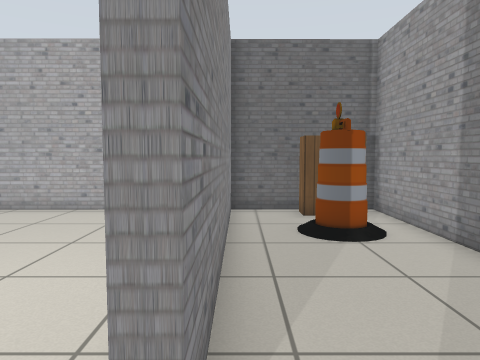
view 1 (above)

15 first-person views from a walk through a Gazebo world. The camera is 0.9 m above the floor, tilts 4° down and sees 70° across. The floor is counted in squares, 0.5 m on a side. Each view is taken from the middle of a square. On the plan, view 1 faces up. The plan holds only what a view shows up to about 17 squares ahead; the rest is blank. Robots are left out. Simple patterns stand in for the simulator's built-in surfaces. Some surface patterns are stand-ins.

view 2
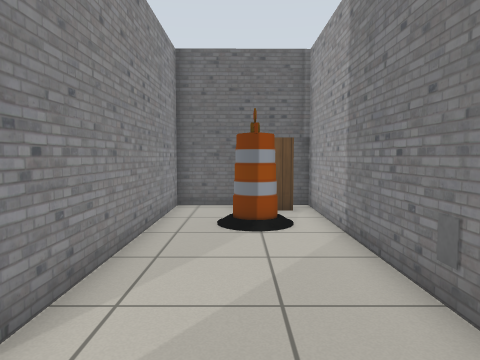

view 3
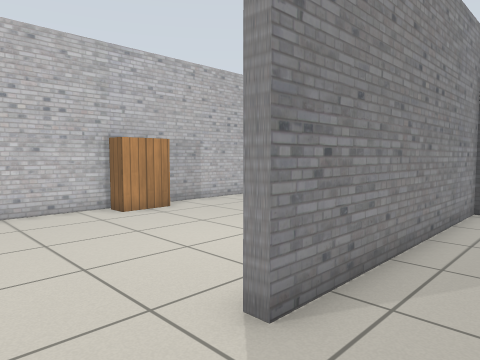

view 4
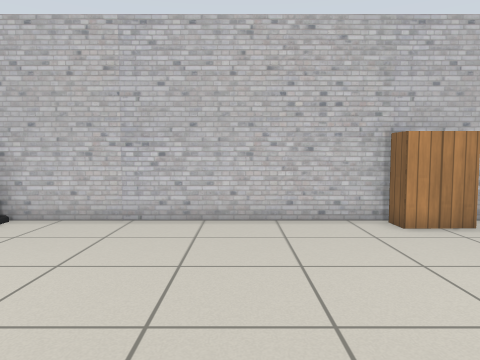

view 5
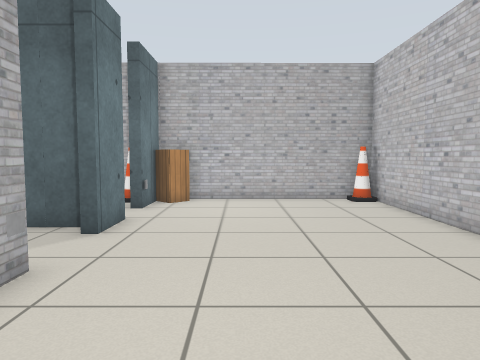

view 6
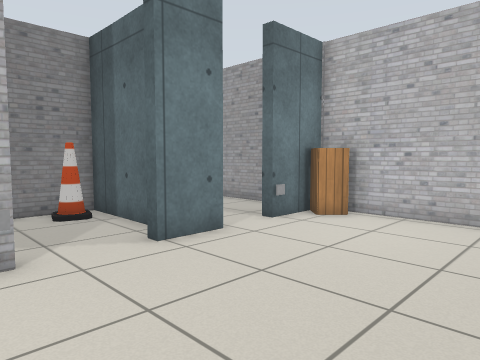

view 7
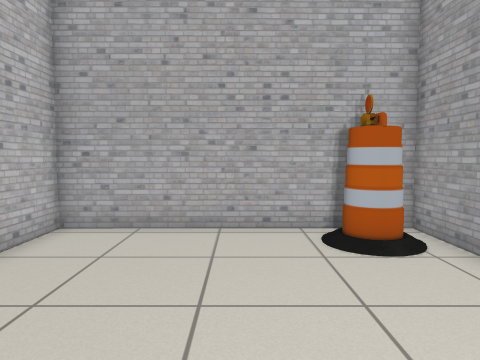

view 8
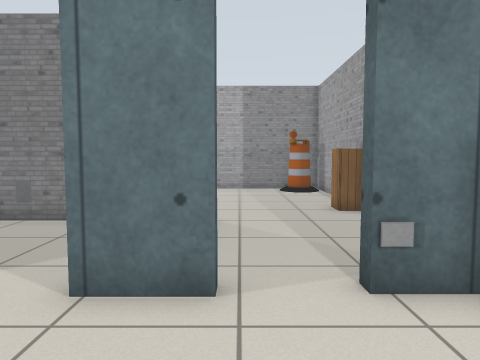

view 9
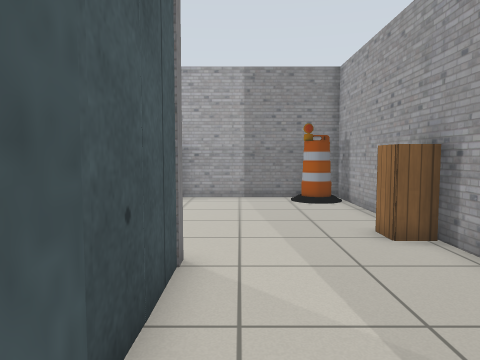

view 10
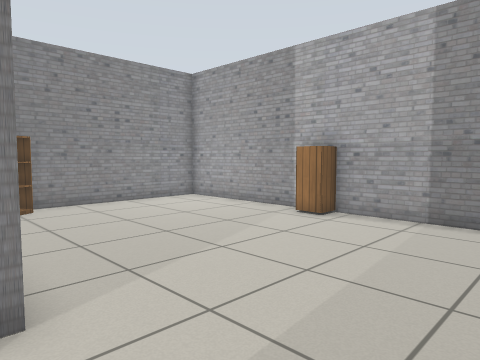

view 11
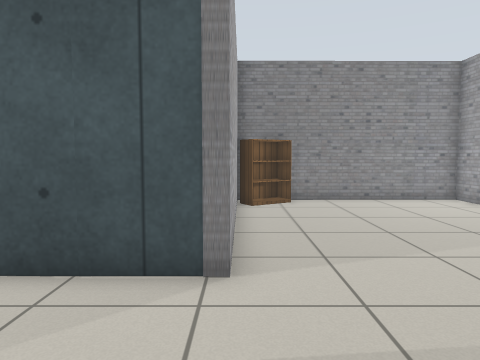

view 12
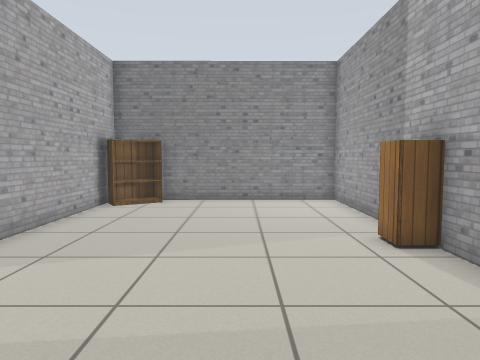

view 13
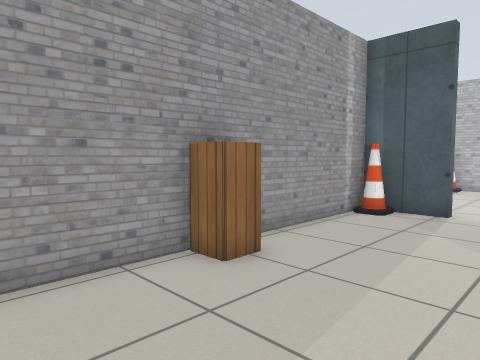

view 14
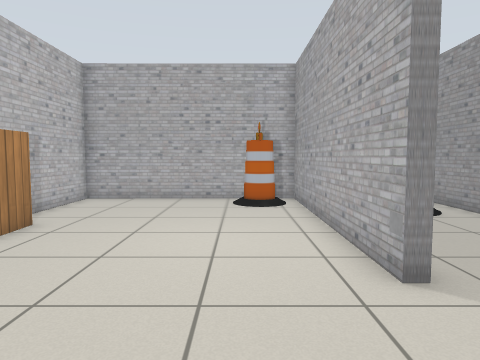

view 15
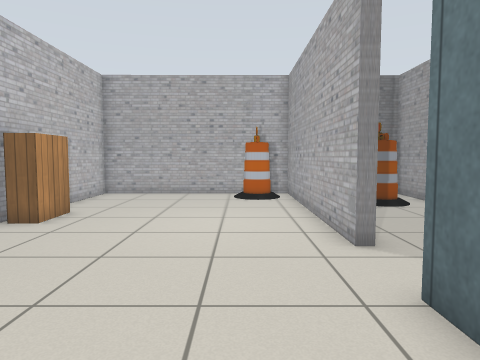

### Floor plan
Ten units are one square. View 1 is at (0, 0); x grows to the right and y downward. Boxes are objects, and circles mark ways between rooms. Rooms are numbered by the first view taken in them; rooms with no view inside come last. Other rooms are left out.
<svg viewBox="-100 -120 250 200">
<path fill="none" stroke="#000" d="M-7 8 -2 8M0 15 45 16 45 -115 -3 -115 -3 -17M-3 -17 -7 -17 -7 -115 -95 -114 -95 74M-2 27 -7 27 -7 8M-7 52 -7 47 -3 47 -3 65M-85 72 -25 73M49 20 12 20M5 73 74 73M74 73 139 73 139 -71 49 -70 49 20"/>
<rect x="15" y="-85" width="20" height="10" fill="#bbb"><title>barrel</title></rect>
<rect x="15" y="-115" width="30" height="20" fill="#bbb"><title>bookshelf</title></rect>
<rect x="25" y="-5" width="20" height="20" fill="#bbb"><title>cone</title></rect>
<rect x="35" y="-35" width="10" height="10" fill="#bbb"><title>grey panel</title></rect>
<rect x="-95" y="65" width="10" height="10" fill="#bbb"><title>cone</title></rect>
<rect x="-95" y="-65" width="10" height="30" fill="#bbb"><title>bookshelf</title></rect>
<rect x="-35" y="-105" width="20" height="10" fill="#bbb"><title>barrel</title></rect>
<rect x="-25" y="55" width="20" height="20" fill="#bbb"><title>cabinet</title></rect>
<rect x="-15" y="45" width="10" height="10" fill="#bbb"><title>grey panel</title></rect>
<rect x="-5" y="65" width="10" height="10" fill="#bbb"><title>cone</title></rect>
<rect x="65" y="55" width="10" height="20" fill="#bbb"><title>cabinet</title></rect>
<rect x="55" y="-65" width="20" height="10" fill="#bbb"><title>bookshelf</title></rect>
<rect x="125" y="55" width="10" height="10" fill="#bbb"><title>barrel</title></rect>
<rect x="125" y="-5" width="20" height="10" fill="#bbb"><title>cabinet</title></rect>
<circle cx="-10" cy="-5" r="3" fill="#2a7"/>
<circle cx="62" cy="50" r="3" fill="#2a7"/>
<text x="20" y="-50">1</text>
<text x="-40" y="-10">2</text>
<text x="100" y="0">3</text>
</svg>
Room 1 opens to room 2. Room 2 opens to room 3.

Where each view was taken, in squares from view 1:
view 1: 0 up, 0 right, facing up
view 2: 1 down, 2 right, facing up
view 3: 1 down, 2 right, facing up-left
view 4: 0 up, 0 right, facing left
view 5: 7 up, 4 left, facing down
view 6: 3 up, 7 left, facing down-right
view 7: 3 up, 5 left, facing up
view 8: 3 down, 5 left, facing right
view 9: 3 down, 1 left, facing right
view 10: 6 down, 4 right, facing up-right
view 11: 7 down, 5 right, facing up
view 12: 7 down, 10 right, facing up
view 13: 2 down, 11 right, facing down-left
view 14: 3 down, 3 left, facing up
view 15: 5 down, 3 left, facing up
